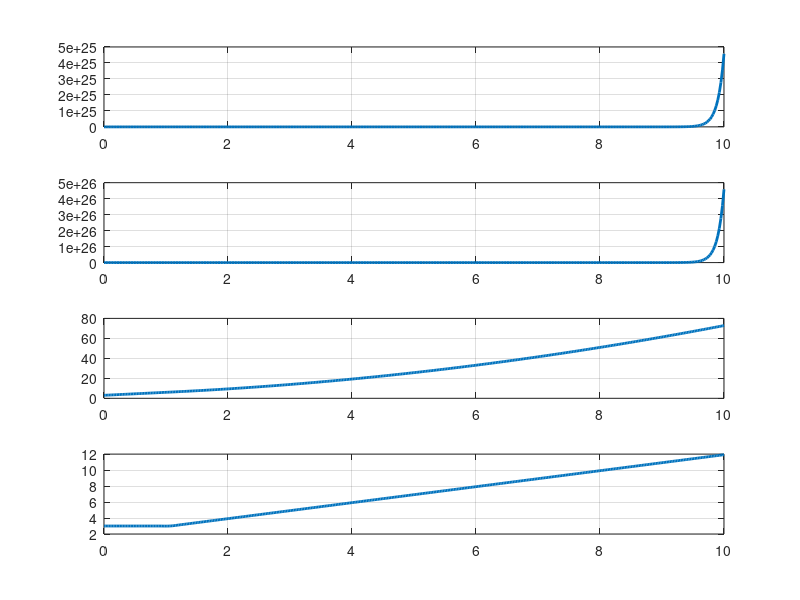

Write the MATLAB code that produced this figure.
m = 0.11; 
g = 9.8;
j = 9.99*10^(-6);
R = 0.015;
d = 0.03;
l = 1;
u1 = @(t) 1 * (t >= 1)  ; 
ode_function = @(t, x) [
    x(2);
   (m*x(1)*(x(4)^2)-m*g*sin(x(3)))/((j/R^2)+m);
    x(4);
    u1(t) ;
];
initial_conditions = [3; 3; 3; 3];
t_span =  linspace(0, 10, 400);
[t, x] = ode45(ode_function, t_span, initial_conditions);
y = x(:, 1);

figure;
subplot(4, 1, 1);
plot(t, x(:, 1), 'LineWidth', 2, 'DisplayName', 'State 1');
hold on;
%plot(t, x(:, 2), 'LineWidth', 2, 'DisplayName', 'State 2');
%hold on;
%plot(t, x(:, 3), 'LineWidth', 2, 'DisplayName', 'State 3');
%hold on;
%plot(t, x(:, 4), 'LineWidth', 2, 'DisplayName', 'State 4');
%xlabel('Time');
%ylabel('States');
%title('Simulation of Nonlinear System with Step Input');
%legend('Location', 'Best');
grid on;

subplot(4, 1, 2);
plot(t, x(:, 2), 'LineWidth', 2, 'DisplayName', 'State 2');
hold on;
grid on;

subplot(4, 1, 3);
plot(t, x(:, 3), 'LineWidth', 2, 'DisplayName', 'State 3');
hold on;
grid on;

subplot(4, 1, 4);
plot(t, x(:, 4), 'LineWidth', 2, 'DisplayName', 'State 4');
hold on;
grid on;